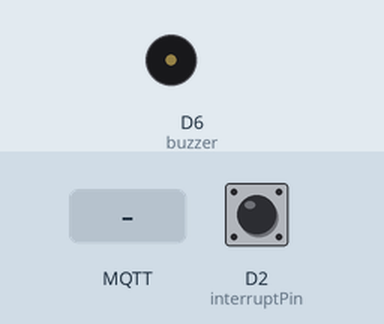
Recording of a sketch running on a simulated Arduino MKR. On the bench: buzzer (waves = sounding, pin HIGH). Inputs (shaded band) come from the test bench; at power-on: D2 (interruptPin) HIGH. WiFi joins after 1.5 s; servers stay silent unless stated; no MQTT or app messages arrive unless stated; what the sketch prints to the serial monitor is not drawn.

Above: at 2.7 s.
2.8 s: MQTT message "1" arrives on the first subscribed topic
At 3.7 s:
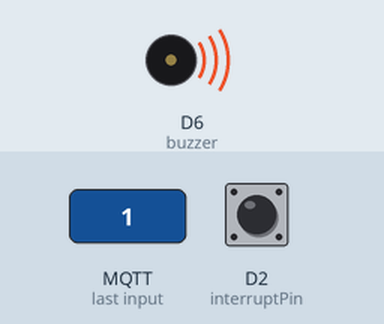
5.8 s: MQTT message "0" arrives on the first subscribed topic
At 7.2 s:
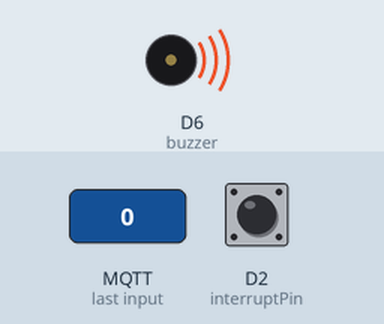
8.8 s: MQTT message "2" arrives on the first subscribed topic
At 12.9 s:
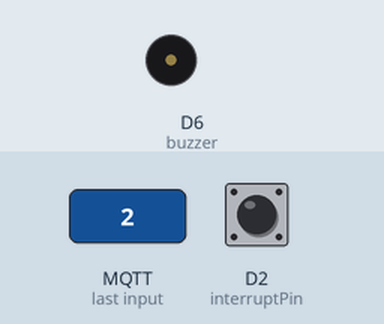
Timing chart, 0 to 14.4 s (numbered marks = the images above; inputs shaded):
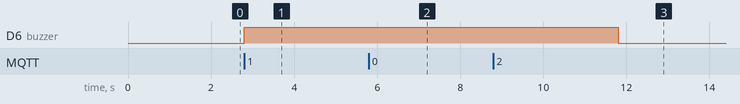

Measured:
- after the input at 2.8 s, D6 (buzzer): LOW → HIGH at once
- after the input at 5.8 s, D6 (buzzer): stays HIGH (without the input it goes to LOW after 0.00 s)
- after the input at 8.8 s, D6 (buzzer): HIGH → LOW after 3.0 s instead of 0.00 s

The sketch:

hellouser.ino
```cpp
// Name : Gaurish Bhatia
// This is the code for the implementation of the two way communication via the use of MQTT.

// including the required libraries.
#include <ArduinoMqttClient.h>
#include <WiFiNINA.h>

// Defining the variables for the interrupt and the actuators.
const byte interruptPin = 2;
const byte buzzer = LED_BUILTIN;
bool buttonstate = 0;

//SSID and Password for the internet.
char ssid[] = "gaurish";
char pass[] = "1234567890";

//varibale for the topic on which the GUI will publish the message.
const char topic[] = "shms/rec";

WiFiClient wifiClient;
MqttClient mqttClient(wifiClient);

const char broker[] = "broker.hivemq.com";
int port = 1883;
const char topic1[] = "shms";

volatile bool buttonPressed = false;

// Setup and defining the interface and interrupt for each of the input and the output.
void setup() {
  pinMode(buzzer, OUTPUT);
  pinMode(interruptPin, INPUT_PULLUP);
  Serial.begin(9600);

  // ataching an interrupt to carry out the handlebuttonpress function in case the push button is pressed.
  attachInterrupt(digitalPinToInterrupt(interruptPin), handleButtonPress, RISING);

  while (!Serial) {
    // wait for serial port to connect
  }

  Serial.print("Attempting to connect to WPA SSID: ");
  Serial.println(ssid);
  while (WiFi.begin(ssid, pass) != WL_CONNECTED) {
    Serial.print(".");
    delay(5000);
  }

  Serial.println("You're connected to the network");
  Serial.println();

  Serial.print("Attempting to connect to the MQTT broker: ");
  Serial.println(broker);

  if (!mqttClient.connect(broker, port)) {
    Serial.print("MQTT connection failed! Error code = ");
    Serial.println(mqttClient.connectError());
    while (1);
  }

  Serial.println("You're connected to the MQTT broker!");
  mqttClient.subscribe(topic);
  Serial.println();
}

void loop() {

  //Checking for any message on the mqtt client.
  int messageSize = mqttClient.parseMessage();
  if (messageSize) {
    // use the Stream interface to print the contents
    while (mqttClient.available()) {
      Serial.print((char)mqttClient.read());
      buttonstate = 1;
    }


  }
  // blinking the LED 3 times.
  if (buttonstate == 1) {
    digitalWrite(buzzer, HIGH);
    delay(3000);
    digitalWrite(buzzer, LOW);
    buttonstate = 0;
  }


}

// function for interrupt and sending the message onto the topic1, which will be displayed onto the GUI.
  void handleButtonPress() {
    mqttClient.poll();
    mqttClient.beginMessage(topic1);
    mqttClient.print("Emergency !!!! ");
    mqttClient.endMessage();
    buttonstate = 1;
  }
```
